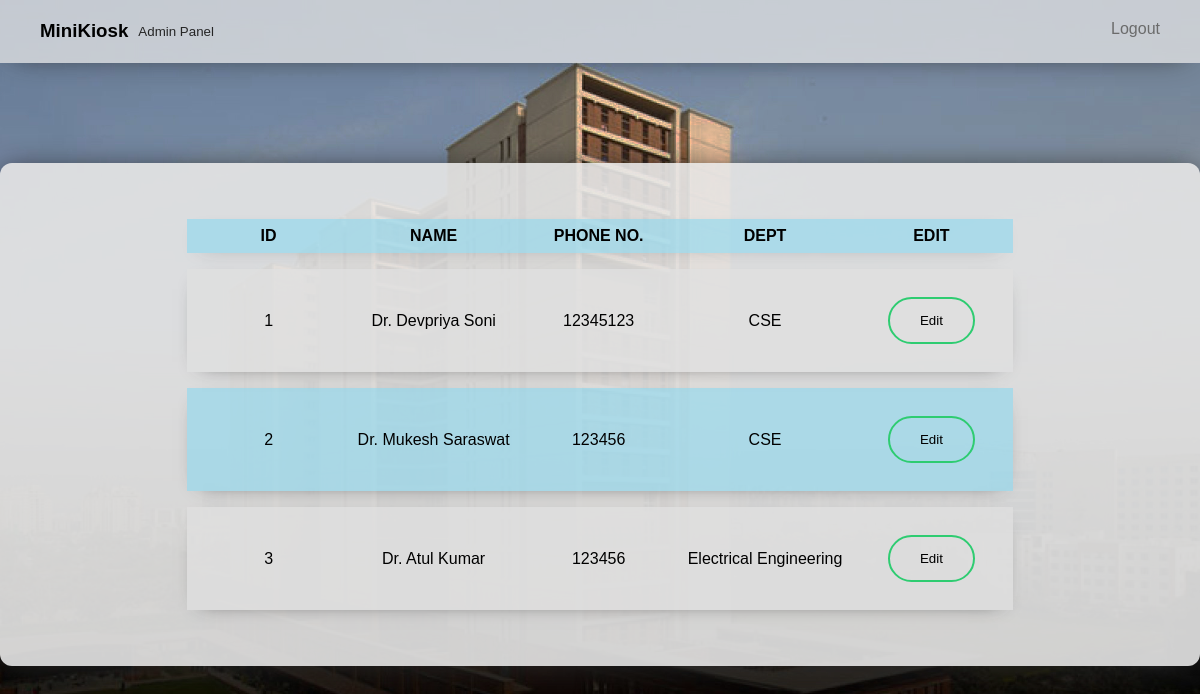
The app's page /admin/list_teachers.php (signed in) with its own data.
### tables this page shows
CREATE TABLE `faculty` (
  `id` int(11) NOT NULL,
  `name` varchar(255) DEFAULT NULL,
  `phno` int(11) DEFAULT NULL,
  `password` varchar(255) DEFAULT NULL,
  `dept` varchar(255) DEFAULT NULL
);

### admin/list_teachers.php (the view, shortened to what this page needs)
<!DOCTYPE html>
<html lang="en">
<head>
    <link rel="stylesheet" href="static/admin.css">
</head>
<body style='background-image: url("assets/jaypee.jpg"); background-size: 100%; background-attachment: fixed;'>
<div id="navbar">
        <div id="title">
            <h3>MiniKiosk</h3><small> <a href="index.php"> Admin Panel </a></small>
        </div>
        <div id="nav-items">
            <div class="nav-item"><a href="/dsw_proj/auth/logout.php">Logout</a></div>
        </div>
    </div>
<div id="table-wrapper">
    <table>
        <tr>
            <th>
                ID
            </th>
            <th>
                NAME
            </th>
            <th>
                PHONE NO.
            </th>
            <th>
                DEPT
            </th>
            <th>
                EDIT
            </th>
        </tr>
        <?php
        $sql = "select id,name,phno,dept from faculty";
        $teachers = mysqli_query($conn, $sql);
        foreach ($teachers as $teacher) {
            echo '<tr>';
            foreach ($teacher as $key => $val) {
                echo "<td>$val</td>";
            }
            $id = $teacher["id"];
            echo "<td><form action='update_teacher.php'>
                <input type='number' name='id' id='id' hidden value='$id'>
                <input type='submit' value='Edit'>
                </form></td>";
            echo '</tr>';
        }
        ?>
    </table>
</body>
</html>

### admin/static/admin.css (style rules this page uses)
* { margin: 0; padding: 0; font-family: sans-serif; }
#navbar { background-color: #e6e6e6be; padding: 20px; display: flex; justify-content: space-between; box-shadow: 0px 5px 30px -15px rgb(37, 37, 37); }
#title { display: flex; padding: 0 20px; }
#title small { margin: 4px 10px; }
#nav-items { display: flex; }
.nav-item { margin: 0 20px; transition: transform 0.05s ease-out; }
.nav-item a { color: #6b6b6b; text-decoration: none; }
input[type="submit"] { cursor: pointer; background: none; margin: 20px 0; padding: 14px 30px; border-radius: 24px; border: 2px solid #2ecc71; transition: 0.25s; }
#table-wrapper { text-align: center; padding: 40px; margin-top: 100px; margin-left: auto; margin-right: auto; margin-bottom: 100px; background: #e6e6e6e7; min-height: 220px; max-width: 1200px; box-shadow: 0px 5px 30px -3px rgb(37, 37, 37); border-radius: 12px; display: flex; flex-direction: column; justify-content: center; align-items: center; }
table { border-collapse: separate; border-spacing: 0 1rem; }
th, td, tr { min-width: 150px; padding: 8px 7px; text-align: center; }
tr { box-shadow: 0px 5px 20px -15px rgb(37, 37, 37); }
tr:nth-child(odd) { background-color: rgba(144, 216, 238, 0.637); }
tr:nth-child(even) { background-color: rgba(223, 223, 223, 0.808); }
td { margin: 10px; }
a { text-decoration: none; color:rgb(37, 37, 37) }

### records on screen
faculty: id "1", name "Dr. Devpriya Soni", phno "12345123", dept "CSE"
faculty: id "2", name "Dr. Mukesh Saraswat", phno "123456", dept "CSE"
faculty: id "3", name "Dr. Atul Kumar", phno "123456", dept "Electrical Engineering"
